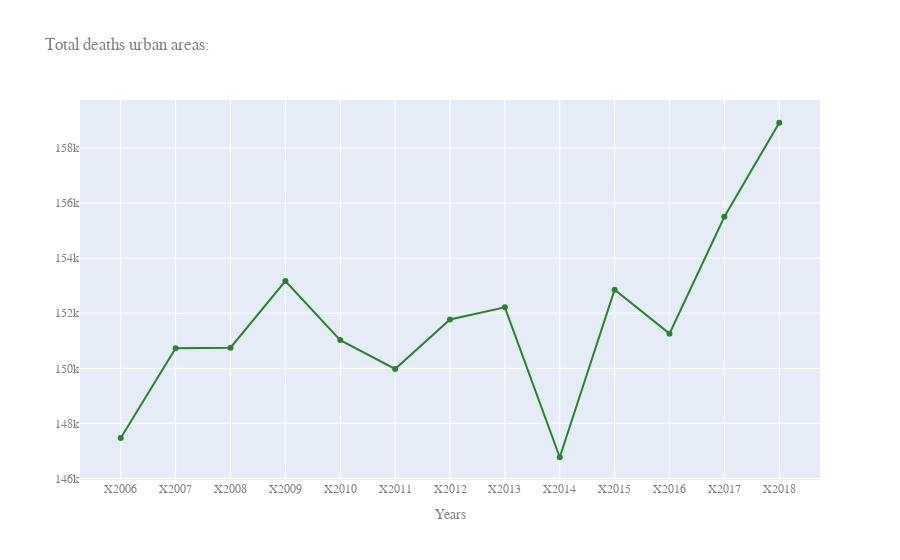

Notebook source saved alongside this figure:
### Markdown cell above
18-34: Deaths - urban areas (18: total)

### Code cell
df2 = pd.DataFrame(pd.read_csv("~/Desktop/Micro project/deaths.urb.csv", 
                              index_col=0) )[['YEAR', 'TOTAL']].copy()
fig = go.Figure()
fig.add_trace(go.Scatter(
                x=df2.YEAR,
                y=df2['TOTAL'],
                name="TOTAL",
                line_color='darkgreen',
                opacity=0.8))

fig.update_layout(title="Total deaths urban areas:",
    xaxis_title="Years",
    font=dict(
        family="Courier New, monospace, bold",
        color="#7f7f7f"
    )
)

### Figure 1 — Plotly figure (JSON) as saved in the notebook; plotly's stock layout.template omitted (floating-point values rounded to 4 significant figures)
{"data": [{"line": {"color": "darkgreen"}, "name": "TOTAL", "opacity": 0.8, "type": "scatter", "x": ["X2006", "X2007", "X2008", "X2009", "X2010", "X2011", "X2012", "X2013", "X2014", "X2015", "X2016", "X2017", "X2018"], "y": [147467, 150731, 150749, 153168, 151026, 149977, 151773, 152215, 146770, 152854, 151260, 155506, 158920]}], "layout": {"font": {"color": "#7f7f7f", "family": "Courier New, monospace, bold"}, "title": {"text": "Total deaths urban areas:"}, "xaxis": {"title": {"text": "Years"}}}}
